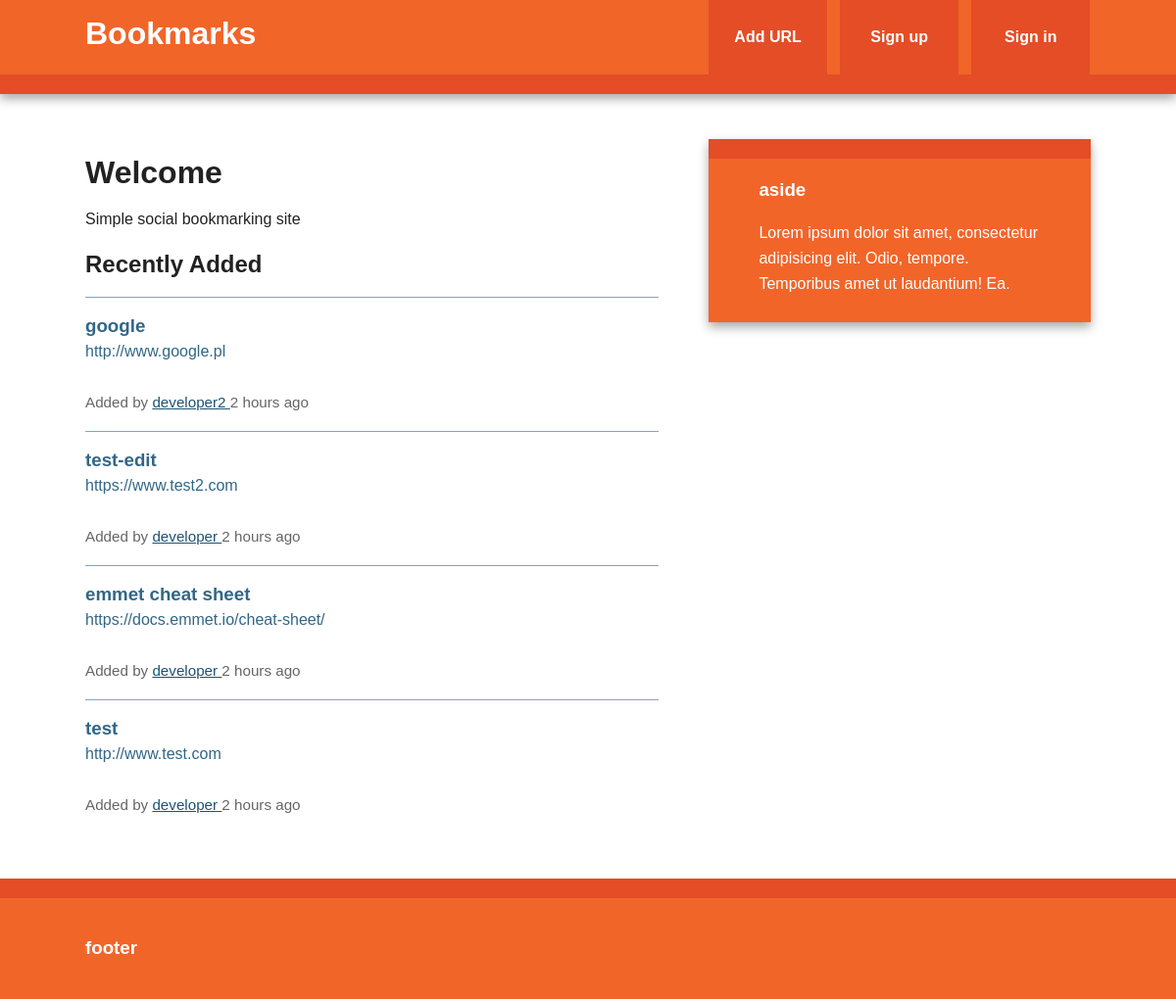
The page /index on the database as committed earlier.
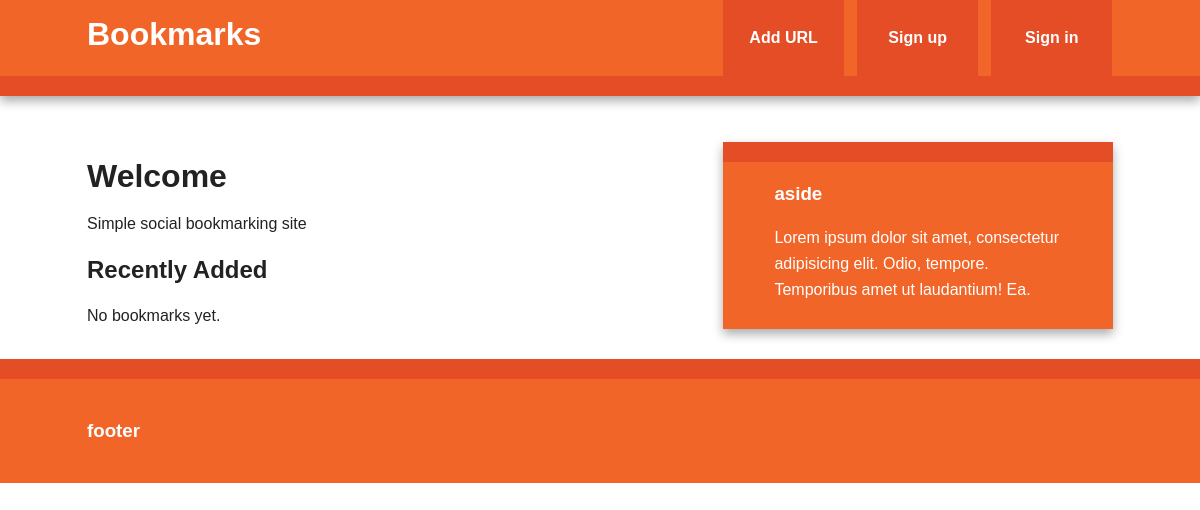
The same page on the database as committed later.
### bookmarks/models.py (models this page shows, shortened)
class Bookmark(db.Model):
    id = db.Column(db.Integer, primary_key=True)
    url = db.Column(db.Text, nullable=False)
    date = db.Column(db.DateTime, default=datetime.utcnow)
    description = db.Column(db.String(300))
    user_id = db.Column(db.Integer, db.ForeignKey('user.id'), nullable=False)
    @staticmethod
    def newest(num):
        return Bookmark.query.order_by(desc(Bookmark.date)).limit(num)

class User(db.Model, UserMixin):
    id = db.Column(db.Integer, primary_key=True)
    username = db.Column(db.String(80), unique=True)
    email = db.Column(db.String(120), unique=True)
    bookmarks = db.relationship('Bookmark', backref='user', lazy='dynamic')
    password_hash = db.Column(db.String)
    @property
    def password(self):
        raise AttributeError('password: write-only field')

### bookmarks/views.py (the view)
@app.route('/')
@app.route('/index')
def index():
    return render_template('index.html', new_bookmarks=Bookmark.newest(5))

### bookmarks/templates/index.html (shortened to what this page needs)
{% extends "base.html" %}
{% block content %}
  <article>
    <header>
        <h1>Welcome</h1>
        <p>Simple social bookmarking site</p>
    </header>
    <section>
      <h2>Recently Added</h2>
      {% if new_bookmarks.count() > 0 %}
          {% with bookmarks=new_bookmarks %}
            {% include "bookmark_list.html" %}
          {% endwith %}
        {% else %}
          No bookmarks yet.
        {% endif %}
    </section>
  </article>
{% endblock %}

### bookmarks/templates/base.html (shortened to what this page needs)
<!doctype html>
<html class="no-js" lang="">
    <head>
        <link rel="stylesheet" href="{{ url_for('static', filename='css/normalize.min.css') }}">
        <link rel="stylesheet" href="{{ url_for('static', filename='css/main.css') }}">
    </head>
    <body>
        <div class="header-container">
            <header class="wrapper clearfix">
                <a href="{{ url_for('index') }}"><h1 class="title">Bookmarks</h1></a>
                <nav>
                    <ul>
                        <li><a href="{{ url_for('add')}}">Add URL</a></li>
                        {% if current_user.is_authenticated %}
                        <li><a href="{{ url_for('user', username=current_user.username) }}">My links</a></li>
                        <li><a href="{{ url_for('logout') }}">Sign out</a></li>
                        {% else %}
                        <li><a href="{{ url_for('signup') }}">Sign up</a></li>
                        <li><a href="{{ url_for('login') }}">Sign in</a></li>
                        {% endif %}
                    </ul>
                </nav>
            </header>
        </div>
        <div class="main-container">
            <div class="main wrapper clearfix">
              {% block content %}
              {% endblock %}
              {% block sidebar %}
                <aside>
                  <h3>aside</h3>
                  <p>Lorem ipsum dolor sit amet, consectetur adipisicing elit. Odio, tempore. Temporibus amet ut laudantium! Ea.</p>
                </aside>
              {% endblock %}
            </div>
        </div>
        <div class="footer-container">
            <footer class="wrapper">
                <h3>footer</h3>
            </footer>
        </div>
    </body>
</html>

### bookmarks/templates/bookmark_list.html (shortened to what this page needs)
<ul class="bookmarks">
  {% for bookmark in bookmarks %}
    <li>
      <a href="{{ bookmark.url }}" class="header">
        <h3 class="description">
          {{ bookmark.description|truncate(50, killwords=True) }}
        </h3>
        <span class="url">
          {{ bookmark.url|truncate(50, killwords=True) }}
        </span>
      </a>
      <div class="info">
        <br>
        Added by <a href="{{ url_for('user', username=bookmark.user.username) }}">
          {{ bookmark.user.username }}
        </a>
        {{ moment(bookmark.date).fromNow() }}
      </div>
    </li>
  {% endfor %}
</ul>

### bookmarks/static/css/main.css (style rules this page uses)
html { color: #222; font-size: 1em; line-height: 1.4; }
body { font: 16px/26px Helvetica, Helvetica Neue, Arial; }
.wrapper { width: 90%; margin: 0 5%; }
a, a:visited { color: #1E5373; }
.header-container { border-bottom: 20px solid #e44d26; }
.footer-container, .main aside { border-top: 20px solid #e44d26; }
.header-container, .footer-container, .main aside { background: #f16529; }
.title { color: white; }
nav ul { margin: 0; padding: 0; list-style-type: none; }
nav a { display: block; margin-bottom: 10px; padding: 15px 0; text-align: center; text-decoration: none; font-weight: bold; color: white; background: #e44d26; }
.main { padding: 30px 0; }
.main article h1 { font-size: 2em; }
.main aside { color: white; padding: 0px 5% 10px; }
.footer-container footer { color: white; padding: 20px 0; }
@media only screen and (min-width: 480px) { nav a { float: left; width: 27%; margin: 0 1.7%; padding: 25px 2%; margin-bottom: 0; } }
@media only screen and (min-width: 480px) { nav li:first-child a { margin-left: 0; } }
@media only screen and (min-width: 480px) { nav li:last-child a { margin-right: 0; } }
@media only screen and (min-width: 480px) { nav ul li { display: inline; } }
@media only screen and (min-width: 768px) { .header-container, .main aside { -webkit-box-shadow: 0 5px 10px #aaa; -moz-box-shadow: 0 5px 10px #aaa; box-shadow: 0 5px 10px #aaa; } }
@media only screen and (min-width: 768px) { .title { float: left; } }
@media only screen and (min-width: 768px) { nav { float: right; width: 38%; } }
@media only screen and (min-width: 768px) { .main article { float: left; width: 57%; } }
@media only screen and (min-width: 768px) { .main aside { float: right; width: 28%; } }
@media only screen and (min-width: 1140px) { .wrapper { width: 1026px; margin: 0 auto; } }
.clearfix:before, .clearfix:after { content: " "; display: table; }
.clearfix:after { clear: both; }
.clearfix { *zoom: 1; }

Rows that differ between the two databases and show on the page:
removed Bookmark: description "google", url "http://www.google.pl", user.username "developer2", date "2 hours ago"
removed Bookmark: description "test-edit", url "https://www.test2.com", user.username "developer", date "2 hours ago"
removed Bookmark: description "emmet cheat sheet", url "https://docs.emmet.io/cheat-sheet/", user.username "developer", date "2 hours ago"
removed Bookmark: description "test", url "http://www.test.com", user.username "developer", date "2 hours ago"
Other text that changed with them:
text now shown: "No bookmarks yet."
